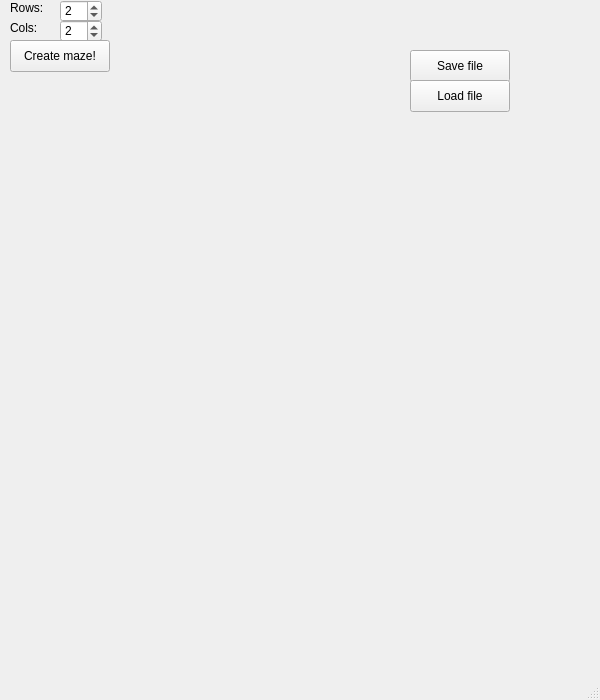
<?xml version="1.0" encoding="UTF-8"?>
<ui version="4.0">
 <class>MainWindow</class>
 <widget class="QMainWindow" name="MainWindow">
  <property name="geometry">
   <rect>
    <x>0</x>
    <y>0</y>
    <width>600</width>
    <height>700</height>
   </rect>
  </property>
  <property name="windowTitle">
   <string>MainWindow</string>
  </property>
  <widget class="QWidget" name="centralwidget">
   <widget class="QSpinBox" name="spinBox">
    <property name="geometry">
     <rect>
      <x>60</x>
      <y>0</y>
      <width>42</width>
      <height>22</height>
     </rect>
    </property>
    <property name="minimum">
     <number>1</number>
    </property>
    <property name="maximum">
     <number>50</number>
    </property>
    <property name="value">
     <number>2</number>
    </property>
   </widget>
   <widget class="glView" name="openGLWidget" native="true">
    <property name="geometry">
     <rect>
      <x>10</x>
      <y>140</y>
      <width>500</width>
      <height>500</height>
     </rect>
    </property>
   </widget>
   <widget class="QLabel" name="label">
    <property name="geometry">
     <rect>
      <x>10</x>
      <y>0</y>
      <width>41</width>
      <height>16</height>
     </rect>
    </property>
    <property name="text">
     <string>Rows:</string>
    </property>
   </widget>
   <widget class="QLabel" name="label_2">
    <property name="geometry">
     <rect>
      <x>10</x>
      <y>20</y>
      <width>41</width>
      <height>16</height>
     </rect>
    </property>
    <property name="text">
     <string>Cols:</string>
    </property>
   </widget>
   <widget class="QSpinBox" name="spinBox_2">
    <property name="geometry">
     <rect>
      <x>60</x>
      <y>20</y>
      <width>42</width>
      <height>22</height>
     </rect>
    </property>
    <property name="minimum">
     <number>1</number>
    </property>
    <property name="maximum">
     <number>50</number>
    </property>
    <property name="value">
     <number>2</number>
    </property>
   </widget>
   <widget class="QPushButton" name="CreateBtn">
    <property name="geometry">
     <rect>
      <x>10</x>
      <y>40</y>
      <width>100</width>
      <height>32</height>
     </rect>
    </property>
    <property name="text">
     <string>Create maze!</string>
    </property>
   </widget>
   <widget class="QPushButton" name="SaveBtn">
    <property name="geometry">
     <rect>
      <x>410</x>
      <y>50</y>
      <width>100</width>
      <height>32</height>
     </rect>
    </property>
    <property name="text">
     <string>Save file</string>
    </property>
   </widget>
   <widget class="QPushButton" name="LoadBtn">
    <property name="geometry">
     <rect>
      <x>410</x>
      <y>80</y>
      <width>100</width>
      <height>32</height>
     </rect>
    </property>
    <property name="text">
     <string>Load file</string>
    </property>
   </widget>
  </widget>
  <widget class="QStatusBar" name="statusbar"/>
  <widget class="QMenuBar" name="menubar">
   <property name="geometry">
    <rect>
     <x>0</x>
     <y>0</y>
     <width>600</width>
     <height>24</height>
    </rect>
   </property>
  </widget>
 </widget>
 <customwidgets>
  <customwidget>
   <class>glView</class>
   <extends>QWidget</extends>
   <header>glview.h</header>
  </customwidget>
 </customwidgets>
 <resources/>
 <connections/>
</ui>
